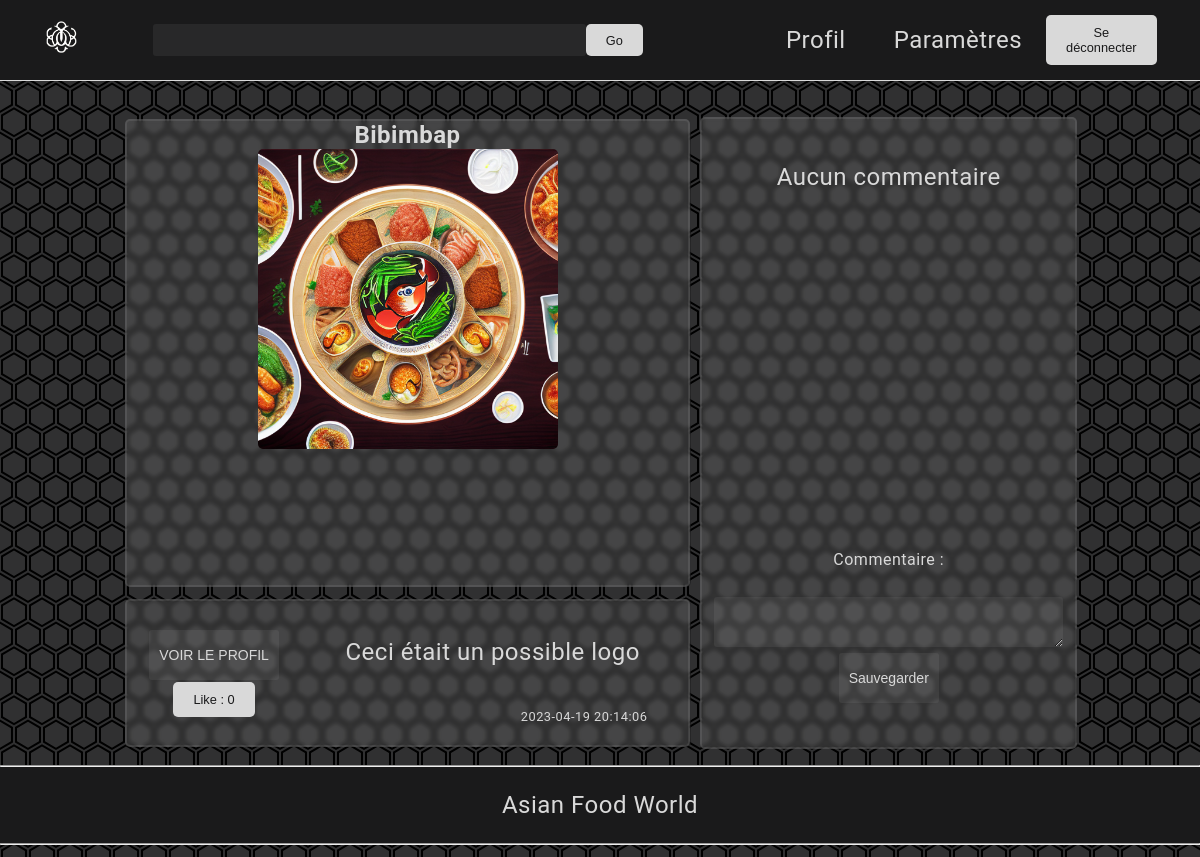
The page /comment.php?post_id=3 (signed in) on the database as committed earlier.
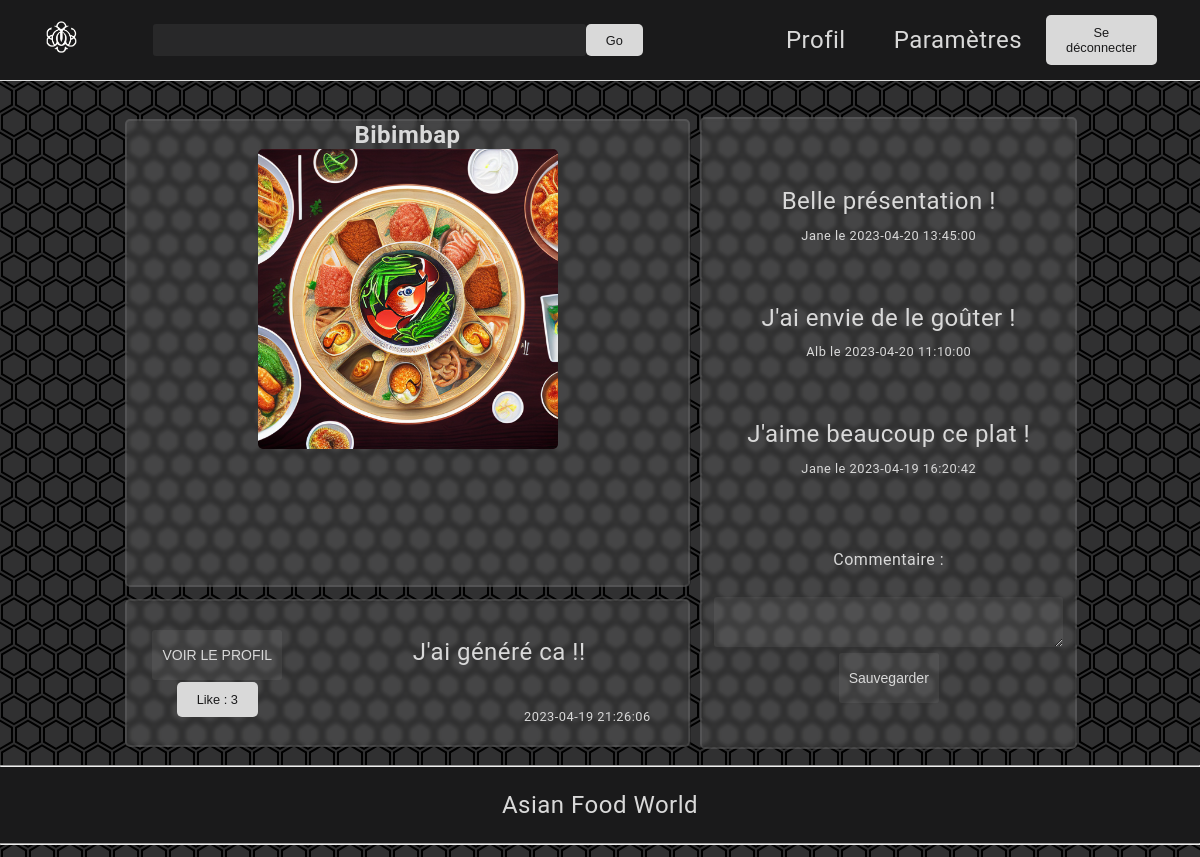
The same page on the database as committed later.
### tables this page shows
CREATE TABLE IF NOT EXISTS T_USER_POST
 (
   POST_ID BIGINT(4) NOT NULL AUTO_INCREMENT  ,
   POST_TEXT VARCHAR(256) NOT NULL  ,
   POST_TITLE VARCHAR(32) NOT NULL  ,
   CREATED_TIME datetime NOT NULL  ,
   POST_IMG VARCHAR(255) NOT NULL  ,
   USER_ID BIGINT(4) NOT NULL  
   , PRIMARY KEY (POST_ID) 
 ) 
 comment = "";

CREATE TABLE IF NOT EXISTS T_POST_COMMENT
 (
   COMMENT_ID BIGINT(4) NOT NULL AUTO_INCREMENT ,
   COMMENT_TEXT VARCHAR(128) NOT NULL  ,
   CREATED_TIME datetime NOT NULL  ,
   POST_ID BIGINT(4) NOT NULL  ,
   USER_ID BIGINT(4) NOT NULL  
   , PRIMARY KEY (COMMENT_ID) 
 ) 
 comment = "";

CREATE TABLE IF NOT EXISTS T_USER_PROFILE
 (
   USER_ID BIGINT(4) NOT NULL AUTO_INCREMENT ,
   USER_EMAIL VARCHAR(128) NOT NULL  ,
   USER_DESC VARCHAR(128) NOT NULL  ,
   USER_PP VARCHAR(256) NOT NULL  ,
   USER_PSEUDO VARCHAR(50) NOT NULL  ,
   USER_NAME VARCHAR(50) NOT NULL  ,
   USER_SURNAME VARCHAR(50) NOT NULL  ,
   USER_PASSWORD VARCHAR(256) NOT NULL ,  
   USER_CREATED datetime NOT NULL  ,
   PRIMARY KEY (USER_ID) 
 ) 
 comment = "";

### Parties/Classes.php (called while the page is built, shortened)
<?php
class Cookie
{
    public function IssetCookie()
    {
        return (isset($_COOKIE['username']) && isset($_COOKIE['password']));
    }
}
class SQLconn
{
    public $conn = NULL;
    function __construct()
    {
        $servername = "localhost";
        $username = "root";
        $password = "";
        $dbname = "DB";
        $this->conn = new mysqli($servername, $username, $password, $dbname);
    }
    public function getNumLikes($post_id)
    {
        $stmt = $this->conn->prepare("SELECT COUNT(*) as LIKE_ID FROM T_LIKE WHERE POST_ID = ?");
        $stmt->bind_param("i", $post_id);
        $stmt->execute();
        $result = $stmt->get_result();
        $row = $result->fetch_assoc();
        return $row["LIKE_ID"];
    }
    public function getPostData($post_id)
    {
        $stmt = $this->conn->prepare("SELECT * FROM T_USER_POST WHERE POST_ID = ?");
        $stmt->bind_param("i", $post_id);
        $stmt->execute();
        $result = $stmt->get_result();
        if ($result->num_rows > 0) {
            $row = $result->fetch_assoc();
            $post_data = array(
                "post_id" => $row["POST_ID"],
                "post_title" => $row["POST_TITLE"],
                "post_text" => $row["POST_TEXT"],
                "created_time" => $row["CREATED_TIME"],
                "post_img" => $row["POST_IMG"],
                "user_id" => $row["USER_ID"]
            );
            return $post_data;
        } else {
            return false;
        }
    }
    function getUserIdFromPostId($post_id)
    {
        $stmt = $this->conn->prepare("SELECT USER_ID FROM T_USER_POST WHERE POST_ID = ?");
        $stmt->bind_param("i", $post_id);
        $stmt->execute();
        $result = $stmt->get_result();
        if ($result->num_rows == 1) {
            $row = $result->fetch_assoc();
            return $row["USER_ID"];
        } else {
            return null;
        }
    }
    public function getUserPseudo($user_id)
    {
        $stmt = $this->conn->prepare("SELECT USER_PSEUDO FROM T_USER_PROFILE WHERE USER_ID = ?");
        $stmt->bind_param("i", $user_id);
        $stmt->execute();
        $result = $stmt->get_result();
        $row = $result->fetch_assoc();
        return $row['USER_PSEUDO'];
    }
    public function getComData($com_id)
    {
        $stmt = $this->conn->prepare("SELECT * FROM T_POST_COMMENT WHERE COMMENT_ID = ?");
        $stmt->bind_param("i", $com_id);
        $stmt->execute();
        $result = $stmt->get_result();
        if ($result->num_rows > 0) {
            $row = $result->fetch_assoc();
            $comment_data = array(
                "comment_id" => $row["COMMENT_ID"],
                "comment_text" => $row["COMMENT_TEXT"],
                "created_time" => $row["CREATED_TIME"],
                "post_id" => $row["POST_ID"],
                "user_id" => $row["USER_ID"]
            );
            return $comment_data;
        } else {
            return false;
        }
    }
    public function getComsByDate($post_id)
    {
        $sql = "SELECT COMMENT_ID FROM T_POST_COMMENT WHERE POST_ID = " . $post_id . " ORDER BY CREATED_TIME DESC";
        $result = $this->conn->query($sql);
        if ($result->num_rows > 0) {
            $comments = array();
            $index = 0;
            while ($row = $result->fetch_assoc()) {
                $comments[$index] = $row["COMMENT_ID"];
                $index++;
            }
            return $comments;
        } else {
            return false;
        }
    }
}
?>

### comment.php (the view, shortened to what the changed rows need)
<?php include("./Parties/head.php") ?>
<?php include("./Parties/Classes.php") ?>
<?php
$cook = new Cookie();
if ($cook->IssetCookie()) {
    $conn = new SQLconn();
    ?>
    <body>
        <?php
        if (isset($_GET['post_id']) && !empty($_GET['post_id'])) {
            $post_id = $_GET['post_id'];
            $post_data = $conn->getPostData($post_id);
            if ($post_data !== false) {
                $post_title = $post_data['post_title'];
                $post_text = $post_data['post_text'];
                $post_img = $post_data['post_img'];
                $post_time = $post_data['created_time'];
                $user_id = $conn->getUserIdFromPostId($post_id);
                $user_pseudo = $conn->getUserPseudo($user_id);
                $num_likes = $conn->getNumLikes($post_id);
                ?>
                <div class="center">
                    <div class="post">
                        <div class="left">
                            <h1>
                                <?php echo "$post_title" ?>
                            </h1>
                            <div class="img-container">
                                <img src="<?php echo "$post_img" ?>" alt="<?php echo "$post_title" ?>">
                            </div>
                        </div>
                        <div class="com">
                            <div id="comment-container">
                                <?php
                                $post_id = $_GET['post_id'];
                                include("./Parties/loadcom.php");
                                    ?>
                            </div>
                            <form method="post" action="redirect.php">
                                <label for="comment_text">Commentaire :</label><br>
                                <textarea name="comment_text" id="comment_text" rows="3" cols="40"></textarea><br>
                                <input type="submit" value="Sauvegarder" name="com">
                            </form>
                        </div>
                        <div class="desc">
                            <div class="like-and-user">
                                <form method='post' action="./redirect.php">
                                    <button type='submit' name="like">Like :
                                        <?php echo $num_likes ?>
                                    </button>
                                </form>
                                <form action="./Profil.php?pseudo=<?php echo $user_pseudo ?> " method="post">
                                    <input type="submit" value="VOIR LE PROFIL">
                                </form>
                            </div>
                            <div class="modif">
                            </div>
                            <div class="usertext">
                                <div class="text">
                                    <?php echo "$post_text" ?>
                                </div>
                                <p class="date">
                                    <?php echo "$post_time" ?>
                                </p>
                            </div>
                        </div>
                    </div>
                </div>
            <?php
            } else {
                echo "Aucun post trouvé";
            }
        } else {
            header("Location: ./index.php");
            exit();
        }
}
?>
</body>
</html>

### Parties/loadcom.php (shortened to what the changed rows need)
<?php
$com_id_list = $conn->getComsByDate($post_id);
if (!$com_id_list) {
    echo "Aucun commentaire";
} else {
    if (!empty($com_id_list)) {
        for ($i = 0; $i < 4; $i++) {
            if (!isset($com_id_list[$i])) {
                break;
            }
            $com_id = $com_id_list[$i];
            $com_data = $conn->getComData($com_id);
            $com_text = $com_data['comment_text'];
            $com_time = $com_data['created_time'];
            $user_id = $com_data['user_id'];
            $user_pseudo = $conn->getUserPseudo($user_id);
            echo (isset($com_text) ? "<div class=\"comments\"><div>" . "$com_text" . "</div>" . (isset($com_time) ? "<p class=\"date\">" . (isset($user_pseudo) ? "$user_pseudo le " : '') . "$com_time" . "</p>" : "") . "</div>" : "");
        }
    }
}
?>

Rows that differ between the two databases and show on the page:
changed t_user_post "Bibimbap": POST_TEXT "Ceci était un possible logo" → "J'ai généré ca !!"; CREATED_TIME "2023-04-19 20:14:06" → "2023-04-19 21:26:06"
now on this page (row edited): t_post_comment: COMMENT_TEXT "Belle présentation !", USER_ID.USER_PSEUDO "Jane", CREATED_TIME "2023-04-20 13:45:00"
now on this page (row edited): t_post_comment: COMMENT_TEXT "J'ai envie de le goûter !", USER_ID.USER_PSEUDO "Alb", CREATED_TIME "2023-04-20 11:10:00"
added t_post_comment: COMMENT_TEXT "J'aime beaucoup ce plat !", USER_ID.USER_PSEUDO "Jane", CREATED_TIME "2023-04-19 16:20:42"
Other text that changed with them:
$num_likes: "0" → "3"
text no longer shown: "Aucun commentaire"
